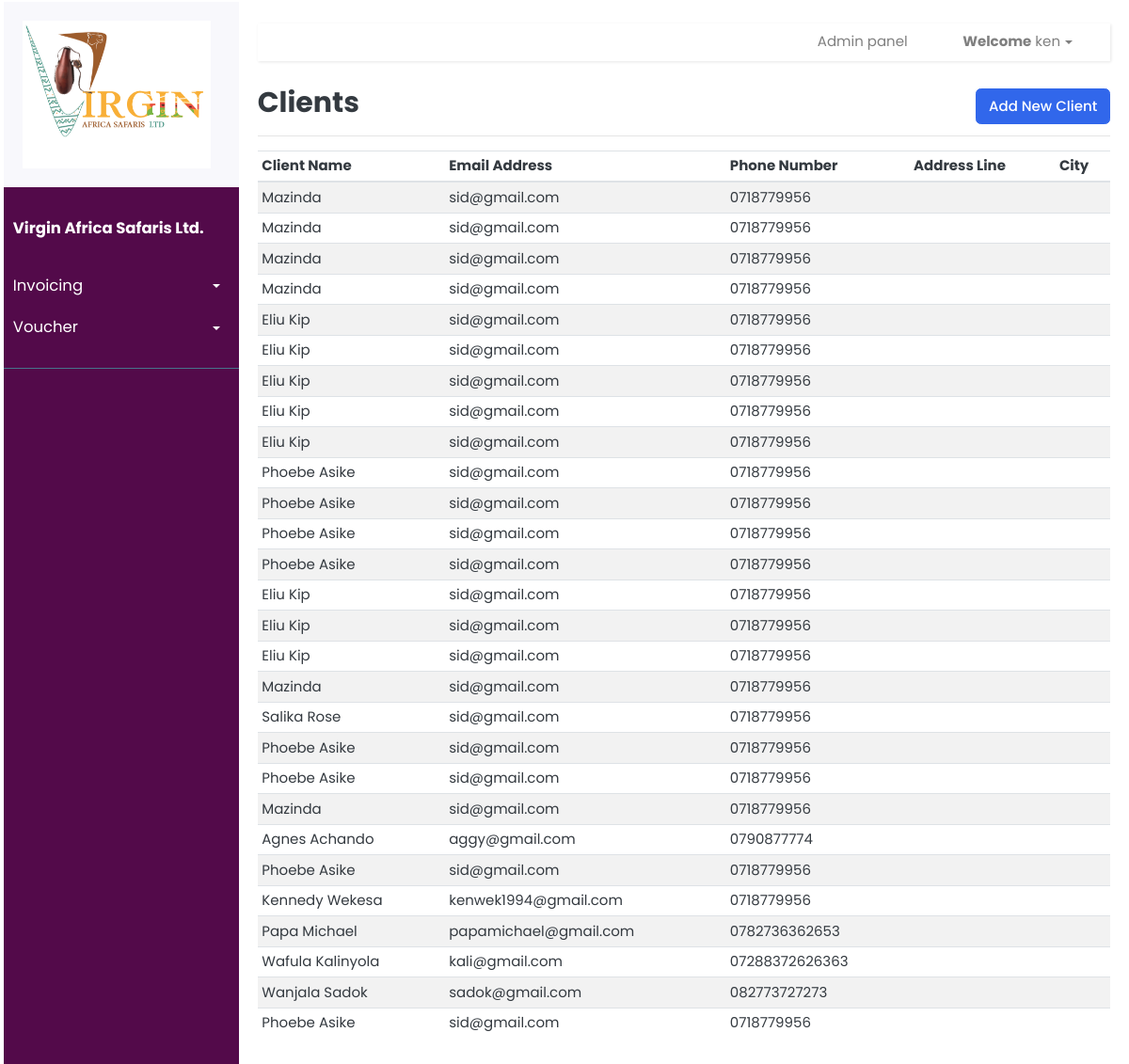
Page /clients/ (signed in) on the earlier database version.
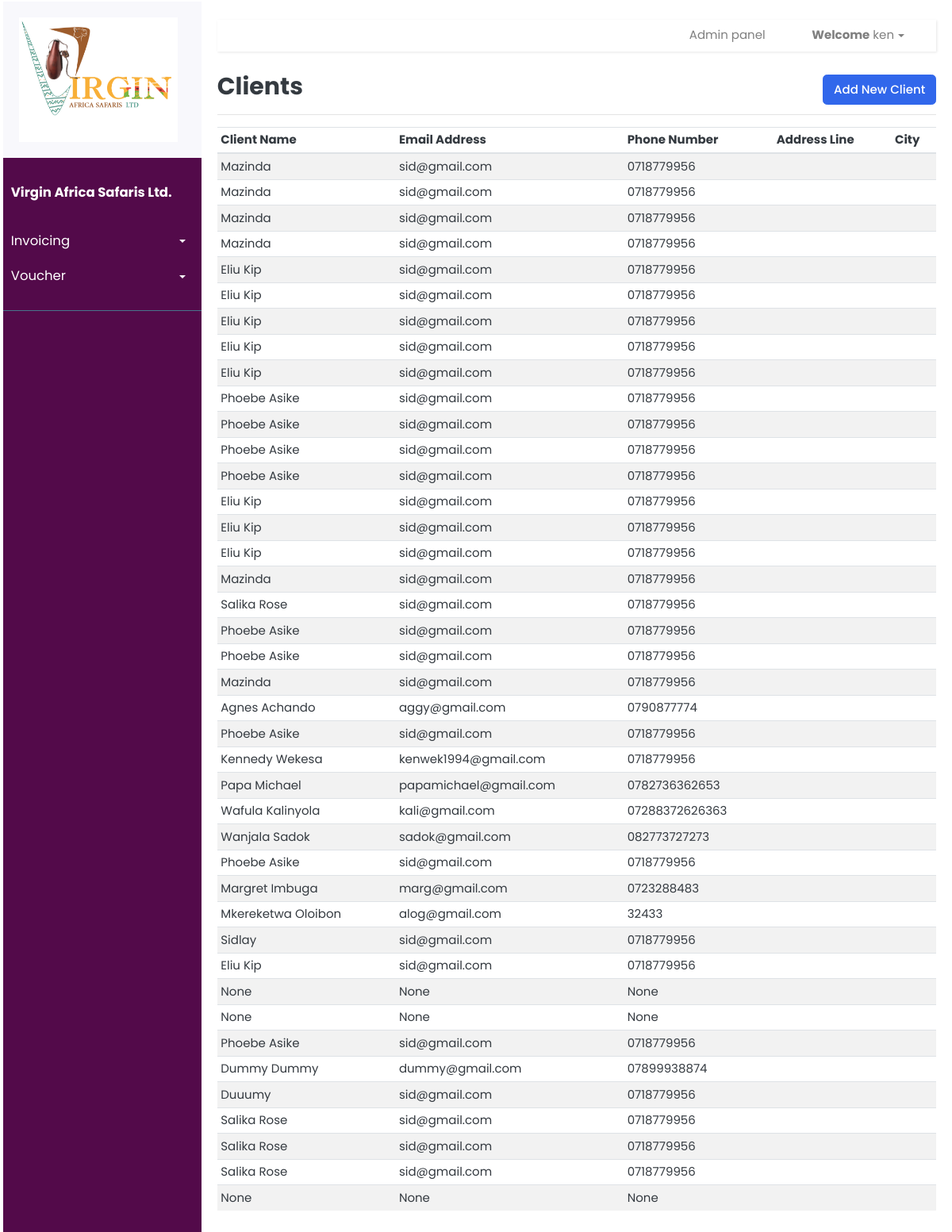
Same page on the later database version.
### invoice/models.py (models this page shows, shortened)
class Client(models.Model):
	clientName = models.CharField(null=True, blank=True, max_length=200)
	address = models.CharField(null=True, blank=True, max_length=200)
	postalCode = models.CharField(null=True, blank=True, max_length=10)
	phoneNumber = models.CharField(null=True, blank=True, max_length=100)
	emailAddress = models.CharField(null=True, blank=True, max_length=100)
	uniqueId = models.CharField(null=True, blank=True, max_length=100)
	slug = models.SlugField(max_length=500, unique=True, blank=True, null=True)
	date_created = models.DateTimeField(blank=True, null=True)
	last_updated = models.DateTimeField(blank=True, null=True)

### invoice/views.py (the view)
# urls.py: path('clients/',invoice_views.view_clients, name='clients'),
@login_required
def view_clients(request):
	context = {}
	clients = Client.objects.all()
	context['clients'] = clients
	return render(request, 'client/clients.html', context)

### templates/client/clients.html (shortened to what this page needs)
{% extends 'index.html' %} {% load static %} {% load crispy_forms_tags %}
 {% block content %}
<div
  class="
    d-flex
    justify-content-between
    flex-wrap flex-md-nowrap
    align-items-center
    pt-3
    pb-2
    mb-3
    border-bottom
  "
>
  <h1 class="h2">Clients</h1>
  <div class="btn-toolbar mb-2 mb-md-0">
    <div class="btn-group me-2">
      <button
        href="{% url 'create-client'%}"
        type="button"
        class="btn btn-primary"
        data-bs-toggle="modal"
      >
        Add New Client
      </button>
    </div>
  </div>
</div>
{% if clients|length > 0 %}
<div class="table-responsive">
  <table class="table table-striped table-sm">
    <thead>
      <tr>
        <th scope="col">Client Name</th>
        <th scope="col">Email Address</th>
        <th scope="col">Phone Number</th>
        <th scope="col">Address Line</th>
        <th scope="col">City</th>
      </tr>
    </thead>
    <tbody>
      {% for client in clients %}
      <tr>
        <td>{{client.clientName}}</td>
        <td>{{client.emailAddress}}</td>
        <td>{{client.phoneNumber}}</td>
        <td>{{client.addressLine1}}</td>
        <td>{{client.city}}</td>
      </tr>
      {% endfor %}
    </tbody>
  </table>
</div>
{% else %}
<div class="row">
  <div class="col-lg-2"></div>
  <div class="col-lg-8"></div>
  <div class="col-lg-3"></div>
</div>
{% endif %}
{% endblock %}

### templates/index.html (shortened to what this page needs)
{% load static %} {% load crispy_forms_tags %}
<!DOCTYPE html>
<html lang="en">
  <head>
    <link
      href="{% static 'css/bootstrap.css' %}"
      rel="stylesheet"
      type="text/css"
    />
    <link
      href="{% static 'fonts/fontawesome/css/all.min.css' %}"
      type="text/css"
      rel="stylesheet"
    />
    <link href="{% static 'css/ui.css' %}" rel="stylesheet" type="text/css" />
    <link href="{% static 'css/doc.css' %}" rel="stylesheet" type="text/css" />
    <link href="{% static 'css/home.css' %}" rel="stylesheet" type="text/css" />
    <link
      href="{% static 'css/responsive.css' %}"
      rel="stylesheet"
      media="only screen and (max-width: 1200px)"
    />
  </head>
  <body class="forms_body">
    <div class="wrapper">
      <nav class="ml-1" id="sidebar">
        <div class="sidebar-header">
          <img
            src="{% static 'images/logo.PNG' %}"
            style="width: 100%; max-width: 200px"
            alt="Logo"
          />
        </div>
        <ul class="list-unstyled components">
          <p><b>Virgin Africa Safaris Ltd.</b></p>
          <li>
            <a
              href="#homeSubmenu"
              data-toggle="collapse"
              aria-expanded="false"
              class="dropdown-toggle"
              >Invoicing</a
            >
          </li>
          <li>
            <a
              href="#pageSubmenu"
              data-toggle="collapse"
              aria-expanded="false"
              class="dropdown-toggle"
              >Voucher</a
            >
          </li>
        </ul>
        <ul class="list-unstyled CTAs">
        </ul>
      </nav>
      <div id="content">
        <nav class="navbar navbar-expand-lg navbar-light">
          <div class="container-fluid">
            <div class="collapse navbar-collapse" id="navbarSupportedContent">
              <ul class="nav navbar-nav ml-auto">
                <li class="nav-item mr-3">
                  <a
                    class="nav-link mr-4"
                    href="/admin"
                    id="navbarDropdown"
                    role="button"
                    data-toggle="dropdown"
                    aria-haspopup="true"
                    aria-expanded="false"
                    >Admin panel</a
                  >
                </li>
                <li class="nav-item dropdown">
                  <a
                    class="nav-link dropdown-toggle mr-4"
                    href="#"
                    id="navbarDropdown"
                    role="button"
                    data-toggle="dropdown"
                    aria-haspopup="true"
                    aria-expanded="false"
                  >
                    <b>Welcome</b> {{user.get_username}}
                  </a>
                </li>
              </ul>
            </div>
          </div>
        </nav>
        {% block content %} {% endblock %}
      </div>
    </div>
  </body>
</html>

### static/css/ui.css (style rules this page uses)
html { font-family: "Inter", sans-serif; font-size: 15px; }
[class*="list-"] li:after { visibility: hidden; display: block; content: ""; overflow: hidden; height: 0; clear: both; }

### static/css/home.css (style rules this page uses)
* { padding-top: 0; }
body { font-family: "Poppins", sans-serif; background: #ffffff; padding-top: 2px; }
p { font-family: "Poppins", sans-serif; font-size: 1.1em; font-weight: 300; line-height: 1.7em; color: #999; }
a, a:hover, a:focus { color: inherit; text-decoration: none; transition: all 0.3s; }
.navbar { padding: 15px 10px; background: #fff; border: none; border-radius: 0; margin-bottom: 10px; box-shadow: 1px 1px 3px rgba(0, 0, 0, 0.1); }
.navbar-expand-lg { background-color: #ffffff; width: 100%; height: 40px; }
.wrapper { display: flex; width: 100%; align-items: stretch; }
#sidebar { min-width: 250px; max-width: 150px; margin-top: 0; background: #530a4a; color: #fff; transition: all 0.3s; }
#sidebar .sidebar-header { padding: 20px; background: #f8f8fc; }
#sidebar ul.components { padding: 20px 0; border-bottom: 1px solid #47748b; }
#sidebar ul p { color: #fff; padding: 10px; }
#sidebar ul li a { padding: 10px; font-size: 1.1em; display: block; }
a[data-toggle="collapse"] { position: relative; }
.dropdown-toggle::after { display: block; position: absolute; top: 50%; right: 20px; transform: translateY(-50%); }
ul.CTAs { padding: 20px; }
#content { width: 100%; margin: 0; padding: 20px; padding-top: 0px; min-height: 100vh; transition: all 0.3s; }

Differences in the rows shown:
added Client: clientName "Margret Imbuga", emailAddress "marg@gmail.com", phoneNumber "0723288483"
added Client: clientName "Mkereketwa Oloibon", emailAddress "alog@gmail.com", phoneNumber "32433"
added Client: clientName "Sidlay", emailAddress "sid@gmail.com", phoneNumber "0718779956"
added Client: clientName "Eliu Kip", emailAddress "sid@gmail.com", phoneNumber "0718779956"
added Client: clientName "None", emailAddress "None", phoneNumber "None"
added Client: clientName "None", emailAddress "None", phoneNumber "None"
added Client: clientName "Phoebe Asike", emailAddress "sid@gmail.com", phoneNumber "0718779956"
added Client: clientName "Dummy Dummy", emailAddress "dummy@gmail.com", phoneNumber "07899938874"
added Client: clientName "Duuumy", emailAddress "sid@gmail.com", phoneNumber "0718779956"
added Client: clientName "Salika Rose", emailAddress "sid@gmail.com", phoneNumber "0718779956"
added Client: clientName "Salika Rose", emailAddress "sid@gmail.com", phoneNumber "0718779956"
added Client: clientName "Salika Rose", emailAddress "sid@gmail.com", phoneNumber "0718779956"
added Client: clientName "None", emailAddress "None", phoneNumber "None"
